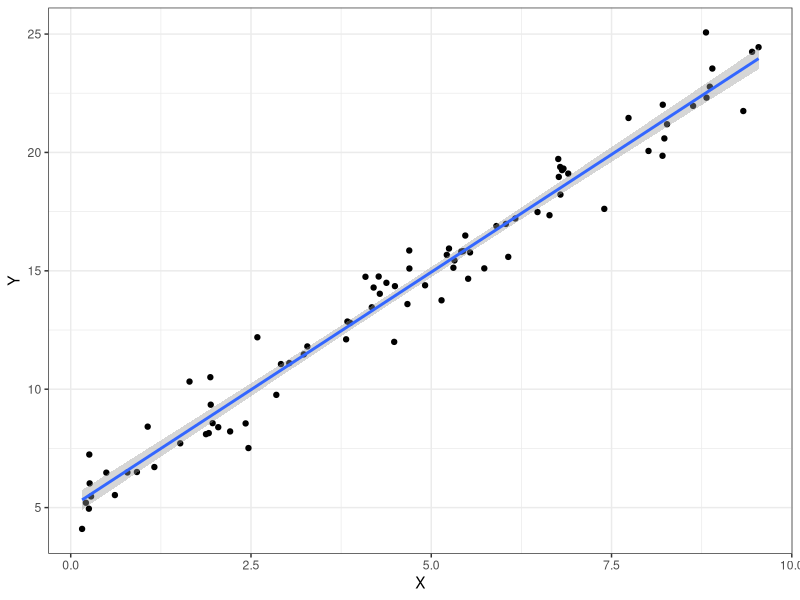
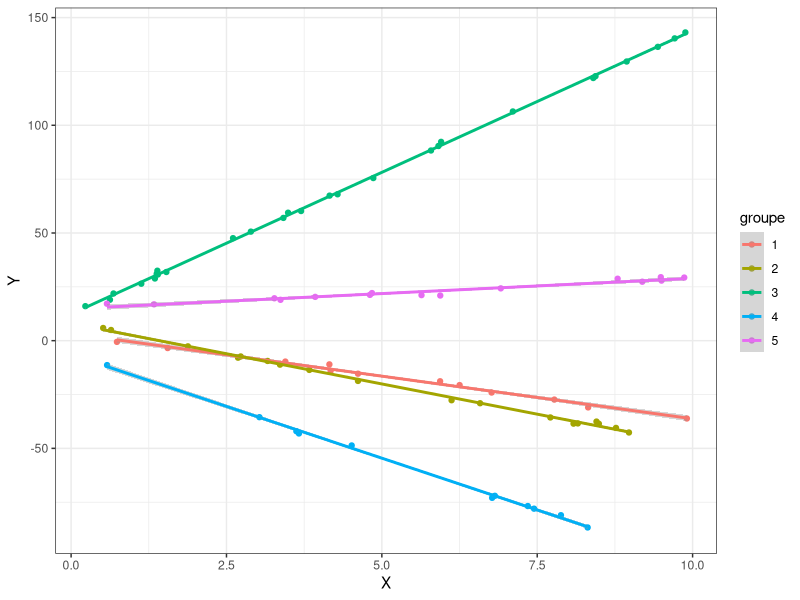

Write R code to recreate these figures, in order.
## ---- chunk 1
#| label: DoNotModify
#| include: false
### Utilities for R. 
# Do not modify unless you don't use R: then, delete this chunk.
# Installation of R packages if necessary
install_packages <- function(packages) {
  invisible(
    sapply(
      packages, 
      FUN = function(package) {
        if (!package %in% installed.packages()[, 1]) {
          install.packages(package, repos = "https://cran.rstudio.com/")
        }
      }
    )
  )
}

# Basic packages
install_packages(c("knitR", "formatR", "kableExtra"))

# Chunk font size hook: allows size='small' or any valid Latex font size in chunk options
def.chunk.hook <- knitr::knit_hooks$get("chunk")
knitr::knit_hooks$set(
  chunk = function(x, options) {
    x <- def.chunk.hook(x, options)
    ifelse(
      options$size == "normalsize", 
      yes = x,
      no = paste0("\n \\", options$size, "\n\n", x, "\n\n \\normalsize")
    )
  }
)
## ---- chunk 2
#| label: Options
#| include: false
### Customized R options for this document
# Delete this chunk if you don't use R

# Add necessary packages here
packages <- c("tidyverse", "lme4")
# Install them
install_packages(packages)

# knitr options (https://yihui.org/knitr/options/)
knitr::opts_chunk$set(
  # Messages from packages
  message = FALSE,
  # Code chunk automatic format if tidy is TRUE
  tidy = TRUE, 
  # Tidy code options: remove blank lines and cut lines after 50 characters
  tidy.opts = list(blank = FALSE, width.cutoff = 50),
  # Font size in PDF output
  size = "scriptsize", 
  # Select PDF figures in PDF output if PDF file exists beside PNG file
  knitr.graphics.auto_pdf = TRUE
)
# Text width of R functions output
options(width = 50)

# ggplot style
library("tidyverse")
theme_set(theme_bw())
theme_update(
  panel.background = element_rect(fill = "transparent", colour = NA),
  plot.background = element_rect(fill = "transparent", colour = NA)
)
knitr::opts_chunk$set(dev.args = list(bg = "transparent"))

# Random seed
set.seed(973)
## ---- chunk 3
# Paramètres
n_groupes <- 5
# Effectif moyen par groupe
n_individus_par_groupe <- 20
#  Effectif réel par groupe
n_individus <- rpois(n_groupes, lambda = n_individus_par_groupe)
# Paramètres
sigma <- 1
## ---- chunk 4
library("tidyverse")
sim_data <- function(n_individus, n_groupes, alpha_j, beta_j) {
  n <- sum(n_individus)
  X <- runif(n, 0, 10)
  Y <- rep(alpha_j, n_individus) + rep(beta_j, n_individus) * X + rnorm(n, sd = sigma)
  seq_len(n_groupes) %>% 
    rep(n_individus) %>% 
    as.factor() -> groupe
  return(tibble(X, Y, groupe))
}
## ---- chunk 5
alpha_j <- rep(5, n_groupes)
beta_j <- rep(2, n_groupes)
donnees <- sim_data(n_individus, n_groupes, alpha_j, beta_j)
donnees %>% 
  ggplot(aes(x = X, y = Y)) +
  geom_point() +
  geom_smooth(method = "lm")
## ---- chunk 6
modele_lm <- lm(Y ~ X, data = donnees)
summary(modele_lm)
## ---- chunk 7
alpha_j <- rnorm(n_groupes, mean = 5, sd = 5)
beta_j <- rnorm(n_groupes, mean = 2, sd = 5)
donnees <- sim_data(n_individus, n_groupes, alpha_j, beta_j)
donnees %>% 
  ggplot(aes(x = X, y = Y, color = groupe)) +
  geom_point() +
  geom_smooth(method = "lm")
## ---- chunk 8
library("lme4")
modele <- lmer(Y ~ (1|groupe) + (X||groupe), data = donnees)
summary(modele)
